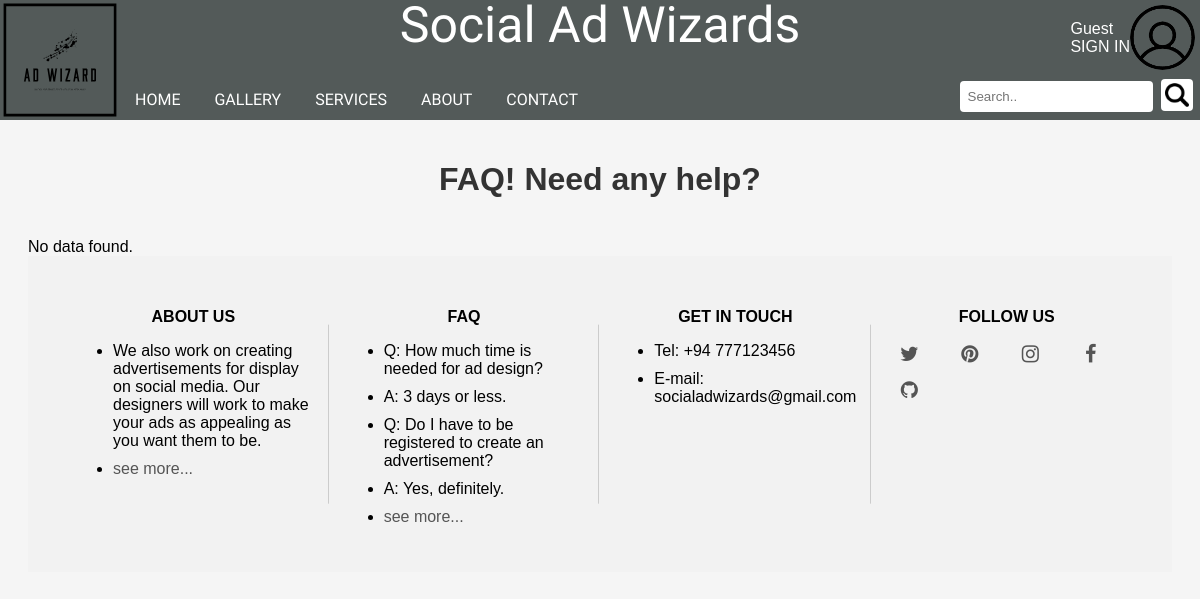
Before: /src/views/faq.php with the older database file.
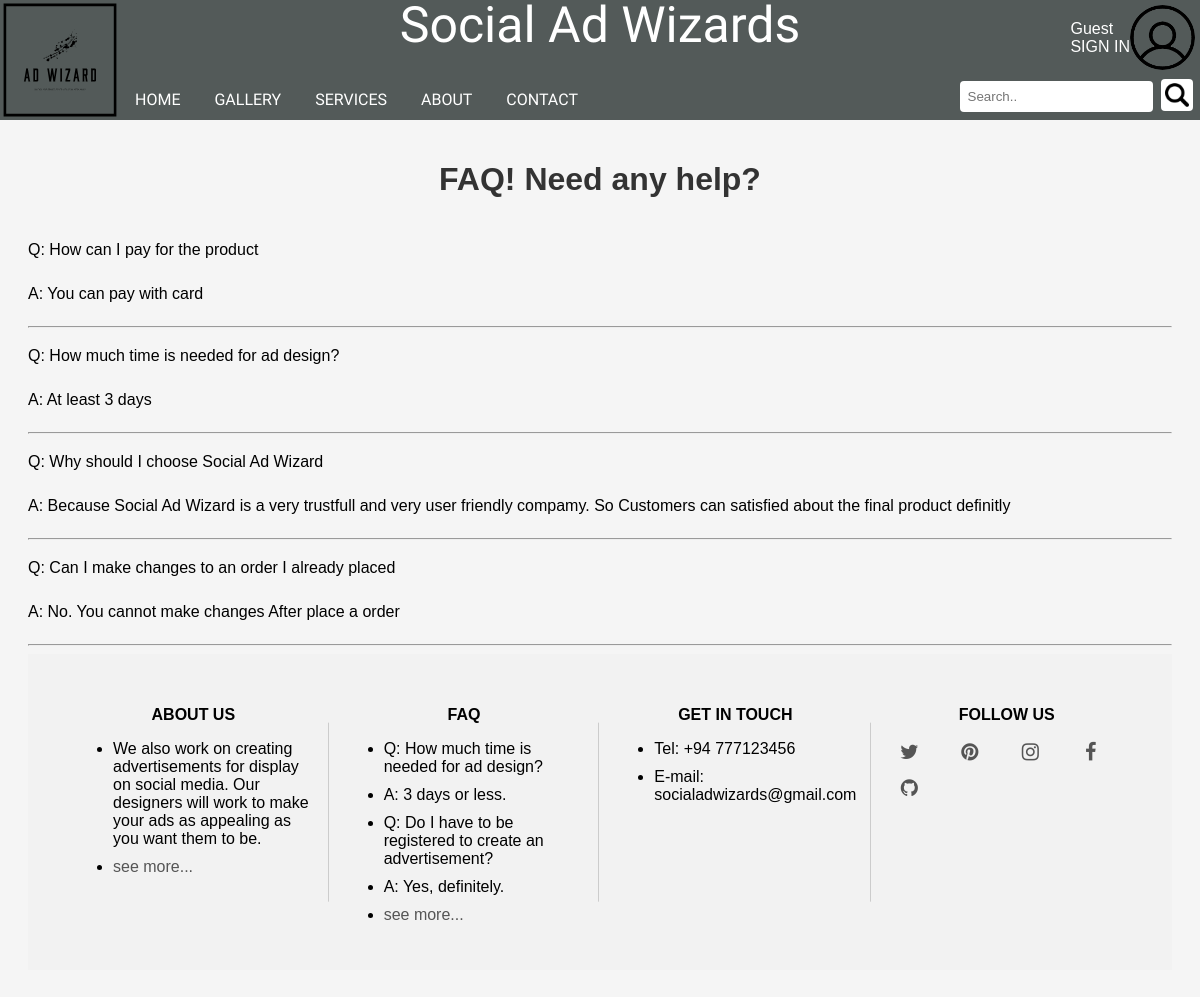
After: the same page with the newer database file.
### tables this page shows
CREATE TABLE `faq` (
  `faq_id` int(11) NOT NULL,
  `s_user_id` int(11) NOT NULL,
  `question` varchar(1000) NOT NULL,
  `answer` varchar(1000) DEFAULT NULL
);

### src/views/faq.php (the view, shortened to what this page needs)
<!DOCTYPE html>
<html lang="en">
<head>
    <link rel="stylesheet" type="text/css" href="./src/css/faq.css">
</head>
<body>
<?php include_once '../components/header.php'; ?>
<h1>FAQ! Need any help?</h1>
<?php
    include_once '../config/database/connection.php';
    $sql = "SELECT * FROM faq";
    $result = $conn->query($sql);
    if ($result->num_rows > 0) {
        while ($row = $result->fetch_assoc()) {
            $question = $row["question"];
            $answer = $row["answer"];
            if (!empty($question) && !empty($answer)) {
                echo '
                    <p>Q: ' . $question . '</p>
                    <p>A: ' . $answer . '</p><hr>';
            }
        }
    } else {
        echo "No data found.";
    }
    ?>
<?php include_once '../components/footer.php' ?>
</body>
</html>

### src/components/header.php (shortened to what this page needs)
<?php
$currentPage = basename($_SERVER['PHP_SELF']);
$isLoggedIn = $_SESSION['isLoggedIn'] ?? FALSE;
$userRole = $_SESSION['user_role'] ?? 'visitor';
$userName = $_SESSION['first_name'] ?? 'Guest';
$profilePicture = $_SESSION['profile_picture'] ?? './assets/images/site-img/login.png';
?>
<header class="header-container">
    <div class="header-name">Social Ad Wizards</div>
    <img src="./assets/images/site-img/logo/logo.svg" alt="LOGO" class="header-logo">
    <?php if ($isLoggedIn): ?>
        <div class="login-button">
            <div class="login-text">
                <a class="userName" href="./src/config/log-out.php"><?php echo $userName ?></a><br>
                <a class="logOut" href="./src/config/log-out.php">LOG OUT</a>
            </div>
            <a class="editProfile" href="./src/views/profile.php"><img src="<?php echo $profilePicture ?>" alt="<?php echo $userName ?>"></a>
        </div>
    <?php else: ?>
        <div class="login-button">
            <div class="login-text">
                <a class="openPopup"><?php echo $userName ?></a><br>
                <a class="openPopup">SIGN IN</a>
            </div>
            <a class="openPopup"><img src="./assets/images/site-img/login.png" alt="ADMIN"></a>
        </div>
    <?php endif; ?>
        <?php if ($userRole == 'admin'): ?>
        <div>
            <h2 class="subheader-name">ADMIN DASHBOARD</h2>
        </div>
        <nav class="navbar">
            <a href="./src/views/admin/dashboard-admin.php">DASHBOARD</a>
        </nav>
        <?php else: ?>
            <?php
            if ($currentPage == 'home.php'): ?>
                <nav class="navbar">
                    <a href="#" onclick="scrollToSection(event, 'home')">HOME</a>
                    <a href="#" onclick="scrollToSection(event, 'gallery')">GALLERY</a>
                    <a href="#" onclick="scrollToSection(event, 'services')">SERVICES</a>
                    <a href="#" onclick="scrollToSection(event, 'about')">ABOUT</a>
                    <a href="#" onclick="scrollToSection(event, 'contact')">CONTACT</a>
                </nav>
            <?php
            else: ?>
                <nav class="navbar">
                    <a href="./index.php#home">HOME</a>
                    <a href="./index.php#gallery">GALLERY</a>
                    <a href="./index.php#services">SERVICES</a>
                    <a href="./index.php#about">ABOUT</a>
                    <a href="./index.php#contact">CONTACT</a>
                </nav>
            <?php endif; ?>
        <?php endif; ?>
    <?php
    if ((($userRole) === 'user') || ($userRole === 'visitor') || ($userRole === 'designer')): ?>
        <div class="search-notify">
            <form method="GET" action="./src/views/search.php">
                <input type="text" name="search" placeholder="Search..">
                <button type="submit" class="image-submit-button">
                    <img src="./assets/images/site-img/icons/search.png" alt="Search">
                </button>
            </form>
        </div>
    <?php endif; ?>
</header>

### src/components/footer.php
<footer class="footer">
  <div class="row">
    <div class="footer-col">
      <h4>ABOUT US</h4>
      <ul>
        <li>We also work on creating advertisements for display on social media. Our designers will work to make your ads as appealing as you want them to be.</li>
        <li><a href="#" onclick="scrollToSection(event, 'about')">see more...</a></li>
      </ul>
    </div>
    <div class="footer-col">
      <h4>FAQ</h4>
      <ul>
        <li>Q: How much time is needed for ad design?</li>
        <li>A: 3 days or less.</li>
        <li>Q: Do I have to be registered to create an advertisement?</li>
        <li>A: Yes, definitely.</li>
        <li><a href="./src/views/faq.php">see more...</a></li>
      </ul>
    </div>
    <div class="footer-col">
      <h4>GET IN TOUCH</h4>
      <ul>
        <li>Tel: +94 777123456</li>
        <li>E-mail: socialadwizards@gmail.com</li>
      </ul>
    </div>
    <div class="footer-col">
      <h4>FOLLOW US</h4>
      <div class="social-link">
        <a href="#" class="fa fa-twitter"></a>
        <a href="#" class="fa fa-pinterest"></a>
        <a href="#" class="fa fa-instagram"></a>
        <a href="#" class="fa fa-facebook"></a>
        <a href="#" class="fa fa-github"></a>
      </div>
    </div>
  </div>
</footer>

### src/css/faq.css (style rules this page uses)
body { margin-top: 120px; font-family: Arial, sans-serif; padding: 20px; background-color: #f5f5f5; }
h1 { text-align: center; margin-bottom: 40px; color: #333; }
p { margin-bottom: 20px; line-height: 1.5; }
h1 { text-align: center; }

### src/css/footer.css (style rules this page uses)
.footer { background-color: #f2f2f2; padding: 30px; }
.footer .row { display: flex; justify-content: space-between; }
.footer-col { flex-basis: 25%; padding: 0 15px; position: relative; }
.footer-col:not(:last-child)::after { content: ""; position: absolute; top: 50%; right: 0; transform: translateY(-50%); width: 1px; height: 70%; background-color: #ccc; }
.footer-col h4 { text-align: center; margin-bottom: 10px; }
.footer-col ul li { margin-bottom: 10px; }
.footer-col ul li a { color: #555; text-decoration: none; }
.social-link a { display: inline-block; margin-right: 10px; color: #555; text-decoration: none; }
.fa { padding: 8px; font-size: 20px; width: 30px; text-align: center; text-decoration: none; border-radius: 50%; }

### src/css/header.css (style rules this page uses)
.header-container { position: fixed; background-color: rgb(83, 90, 89); left: 0; top: 0; width: 100%; height: 120px; z-index: 999; }
.header-name { font-family: 'Ubuntu', sans-serif; color: white; font-size: 50px; position: absolute; top: 25px; left: 50%; transform: translate(-50%, -50%); }
.header-logo { display: inline; float: left; height: 120px; width: 120px; }
.login-button { position: absolute; top: 5px; right: 5px; display: flex; align-items: center; }
.login-text a { margin-left: 10px; color: #ffffff; text-decoration: none; }
.login-button img { border-radius: 50%; width: 65px; height: 65px; vertical-align: middle; margin-right: 0px; }
.navbar { display: inline-block; position: relative; top: 90px; font-family: 'Josefin Sans', sans-serif; }
.navbar a { padding: 4px 15px 1px 15px; text-decoration: none; color: white; border-bottom: 4px solid transparent; transition: border-color 1s ease; }
.search-notify { display: flex; align-items: center; justify-content: flex-end; margin-top: 60px; margin-right: 7px; }
.search-notify input { flex: 1; padding: 8px; border: 0px solid #ffffff; border-radius: 4px 4px 4px 4px; outline: none; }
.search-notify img { background-color: #ffffff; padding: 4px; border-radius: 4px 4px 4px 4px; margin-left: -1px; align-items: center; width: 24px; height: 24px; margin-left: 4px; }
.search-notify button { background-color: transparent; border: none; padding: 0; cursor: pointer; vertical-align: middle; }

### src/css/sign-in.css (style rules this page uses)
body { font-family: Arial, sans-serif; }
.openPopup { cursor: pointer; }

Changed rows visible on the page:
added faq: question "How can I pay for the product", answer "You can pay with card"
added faq: question "How much time is needed for ad design?", answer "At least 3 days"
added faq: question "Why should I choose Social Ad Wizard", answer "Because Social Ad Wizard is a very trustfull and very user friendly compamy. So Customers can satisfied about the final product definitly"
added faq: question "Can I make changes to an order I already placed", answer "No. You cannot make changes After place a order"
Other visible differences:
text no longer shown: "No data found."
